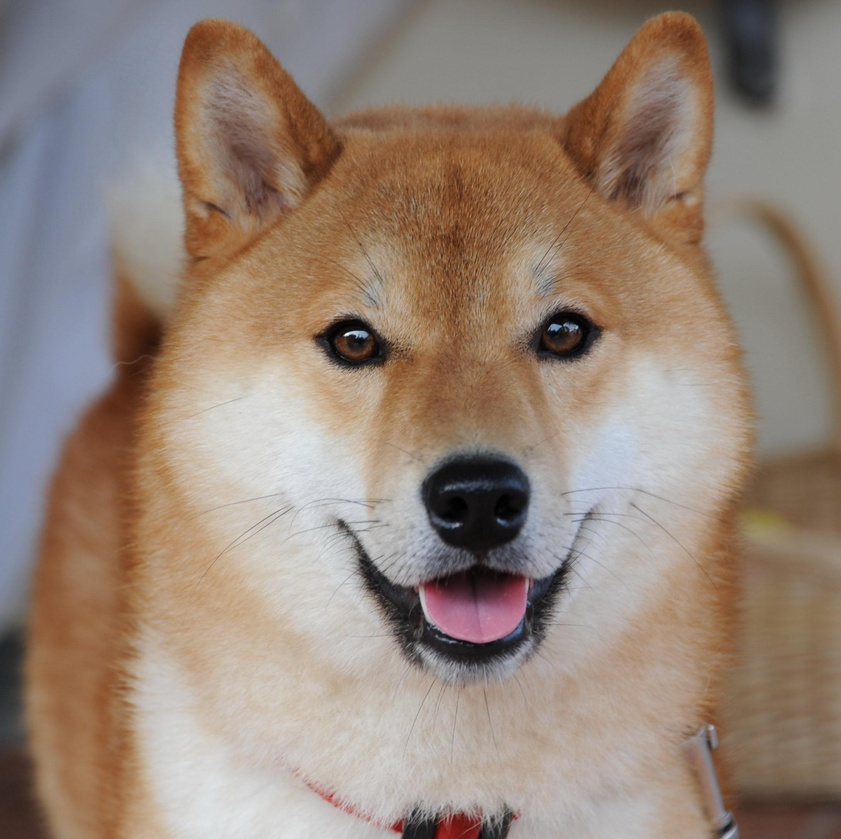
#> input picture sesion9/dog.jpg, 841 x 839 px, shrunk from 2175 x 2168 before the run
$ python s9.08.py
#> lines starting #> are read from the running program, lines starting #| are printed output that depends on the picture

### INTRODUCCION ###

# imagenes
import matplotlib.pyplot as plt
from PIL import Image
import numpy as np

# leyendo la imagen
image = Image.open("dog.jpg")
#> image is the input picture: PIL image 841x839 RGB; mean R, G, B 149.7, 132.5, 120.1
matrix = np.array(image, dtype='int')

# modificando la imagen
def modificar(matrix):
    for i in range(len(matrix)):
        for j in range(len(matrix[i])):
            if i < len(matrix)/2:
                matrix[i][j][0] = 0
            else:
                matrix[i][j][1] = 0
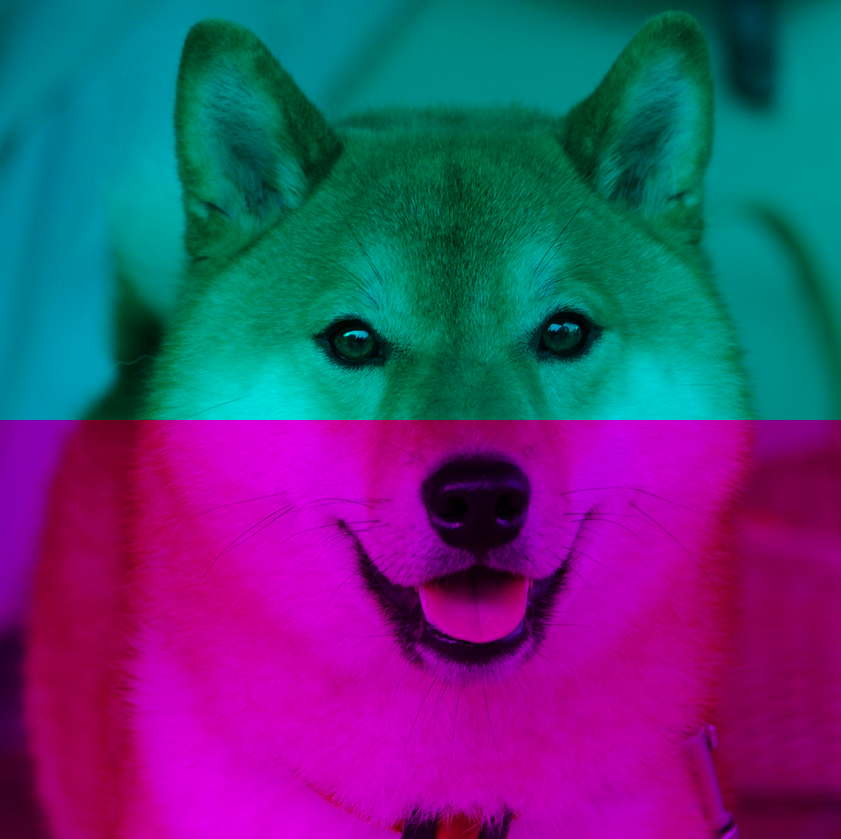
#> matrix: shape (839, 841, 3) int64; mean R, G, B 79.9, 60.9, 120.1

modificar(matrix)

# mostrando la imagen
plt.imshow(matrix[::])
plt.show()
